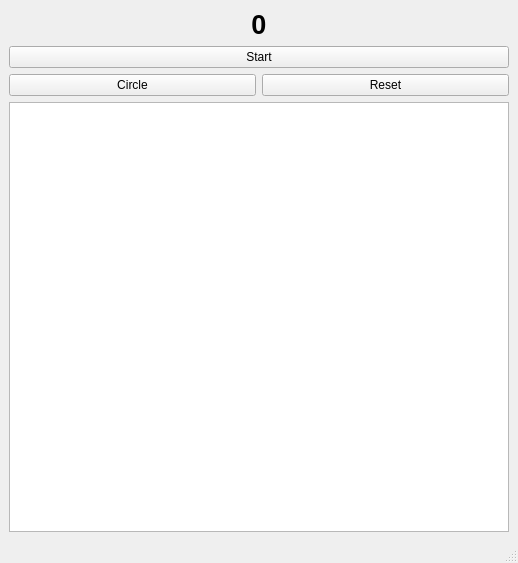
<?xml version="1.0" encoding="UTF-8"?>
<ui version="4.0">
 <class>MainWindow</class>
 <widget class="QMainWindow" name="MainWindow">
  <property name="geometry">
   <rect>
    <x>0</x>
    <y>0</y>
    <width>518</width>
    <height>563</height>
   </rect>
  </property>
  <property name="windowTitle">
   <string>MainWindow</string>
  </property>
  <widget class="QWidget" name="centralwidget">
   <layout class="QGridLayout" name="gridLayout">
    <item row="2" column="0">
     <widget class="QPushButton" name="btCircle">
      <property name="text">
       <string>Circle</string>
      </property>
     </widget>
    </item>
    <item row="2" column="1">
     <widget class="QPushButton" name="btReset">
      <property name="text">
       <string>Reset</string>
      </property>
     </widget>
    </item>
    <item row="3" column="0" colspan="2">
     <widget class="QTextBrowser" name="tbCircle"/>
    </item>
    <item row="1" column="0" colspan="2">
     <widget class="QPushButton" name="btStartStop">
      <property name="text">
       <string>Start</string>
      </property>
     </widget>
    </item>
    <item row="0" column="0" colspan="2">
     <widget class="QLabel" name="lbTime">
      <property name="font">
       <font>
        <pointsize>20</pointsize>
        <bold>true</bold>
       </font>
      </property>
      <property name="text">
       <string>0</string>
      </property>
      <property name="alignment">
       <set>Qt::AlignmentFlag::AlignCenter</set>
      </property>
     </widget>
    </item>
   </layout>
  </widget>
  <widget class="QMenuBar" name="menubar">
   <property name="geometry">
    <rect>
     <x>0</x>
     <y>0</y>
     <width>518</width>
     <height>26</height>
    </rect>
   </property>
  </widget>
  <widget class="QStatusBar" name="statusbar"/>
 </widget>
 <resources/>
 <connections/>
</ui>
